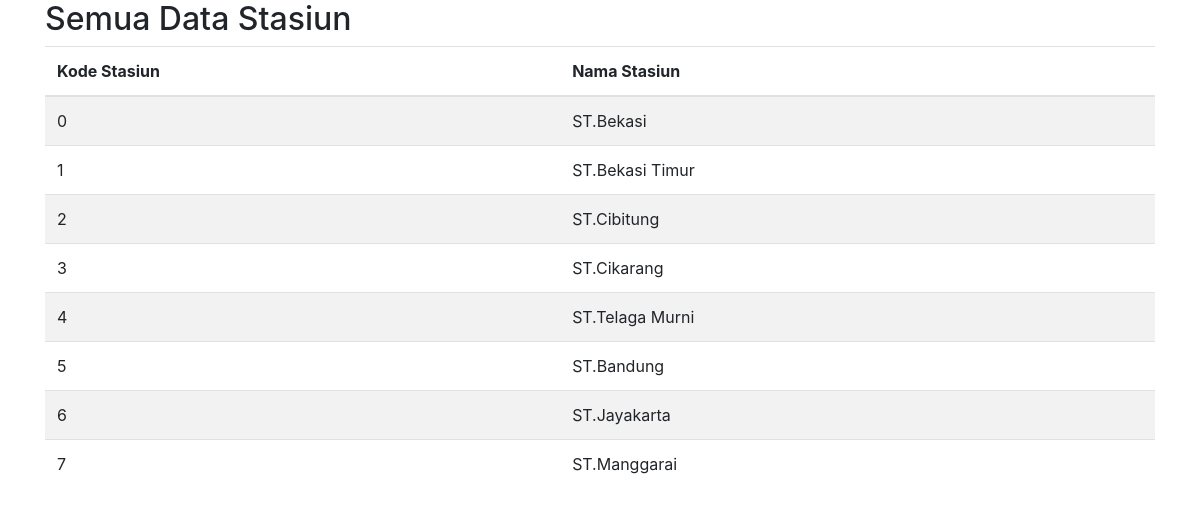
/alldata_popup.php, run on the app's committed database.
### tables this page shows
CREATE TABLE `stasiun` (
  `Kode_Stasiun` int(11) NOT NULL,
  `Nama_Stasiun` varchar(255) NOT NULL,
  `Lokasi` varchar(255) NOT NULL
);

### alldata_popup.php (the view, shortened to what this page needs)
<!DOCTYPE html>
<html lang="en">
<head>
    <link rel="stylesheet" href="https://cdn.jsdelivr.net/npm/bootstrap@4.6.1/dist/css/bootstrap.min.css">
</head>
<body>
    <div class="container">
        <h2>Semua Data Stasiun</h2>
        <table class="table table-striped">
            <thead>
                <tr>
                    <th>Kode Stasiun</th>
                    <th>Nama Stasiun</th>
                </tr>
            </thead>
            <tbody>
                <?php
                include "db.php";
                $query = "SELECT * FROM Stasiun";
                $result = mysqli_query($kon, $query);
                while ($row = mysqli_fetch_assoc($result)) {
                    echo "<tr>";
                    echo "<td>" . $row['Kode_Stasiun'] . "</td>";
                    echo "<td>" . $row['Nama_Stasiun'] . "</td>";
                    echo "</tr>";
                }
                ?>
            </tbody>
        </table>
    </div>
</body>
</html>

### data on the page
stasiun: Kode_Stasiun "0", Nama_Stasiun "ST.Bekasi"
stasiun: Kode_Stasiun "1", Nama_Stasiun "ST.Bekasi Timur"
stasiun: Kode_Stasiun "2", Nama_Stasiun "ST.Cibitung"
stasiun: Kode_Stasiun "3", Nama_Stasiun "ST.Cikarang"
stasiun: Kode_Stasiun "4", Nama_Stasiun "ST.Telaga Murni"
stasiun: Kode_Stasiun "5", Nama_Stasiun "ST.Bandung"
stasiun: Kode_Stasiun "6", Nama_Stasiun "ST.Jayakarta"
stasiun: Kode_Stasiun "7", Nama_Stasiun "ST.Manggarai"
